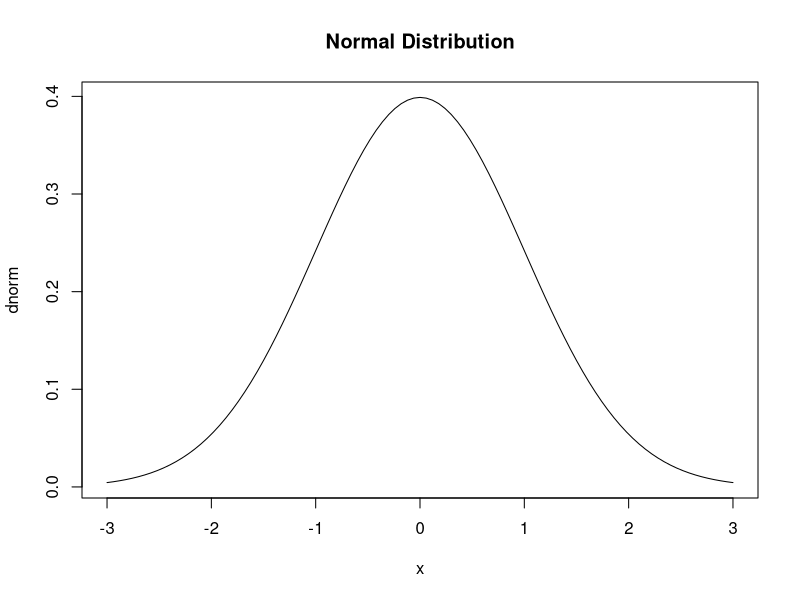
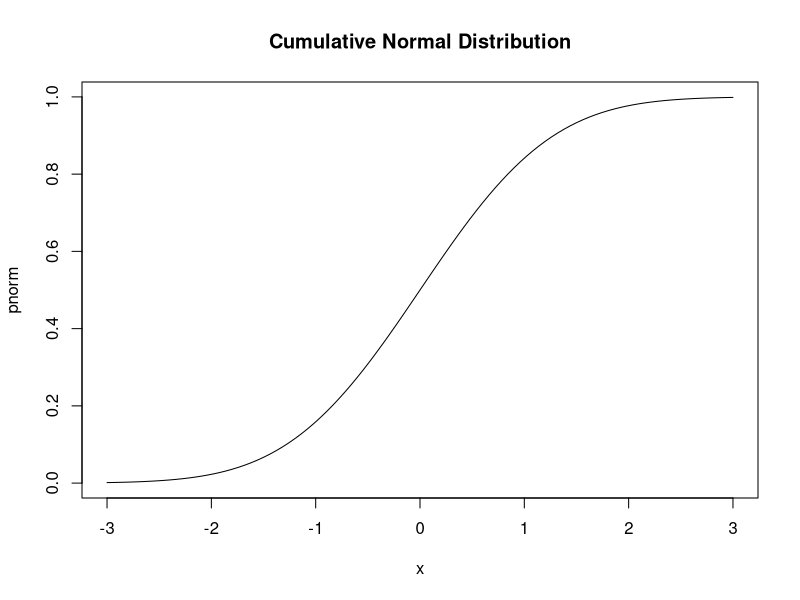
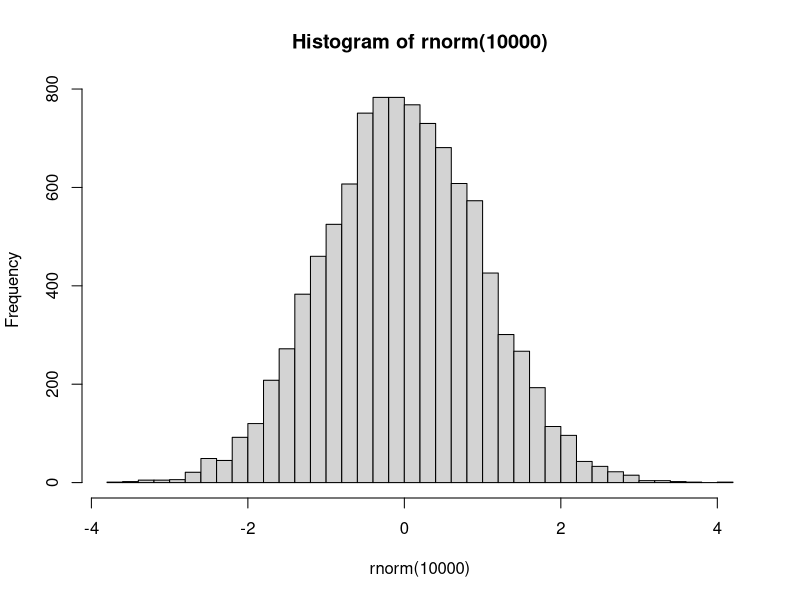

These charts were generated, in order, by the following R code:
## ---- chunk 1
knitr::opts_chunk$set(fig.align = "center", fig.height = 4.2)
## ---- chunk 2
plot(dnorm, -3, 3, main = "Normal Distribution")
## ---- chunk 3
pnorm(0)          # 以 0 為中心對稱，恰好 .5
pnorm(-1)         # 低於平均一個標準差以下
pnorm(1.96) - pnorm(-1.96)   # 1.96 個標準差以內：著名的 95%
plot(pnorm, -3, 3, main = "Cumulative Normal Distribution")
## ---- chunk 4
qnorm(0.5)                     # 中位數
qnorm(log(0.5), log.p=TRUE)
qnorm(pnorm(-1))               # 反函數，當場示範
c(qnorm(.025), qnorm(.975))    # 95% 信賴區間的兩端
## ---- chunk 5
hist(rnorm(10000), breaks=50)
## ---- chunk 6
dbinom(3, size=10, prob=0.5)    # 公正硬幣丟 10 次恰好 3 個正面
ppois(2, lambda=4)              # 期望 4 件時最多發生 2 件
qbirthday(0.5)                  # 同生日機率達 50% 所需的人數
